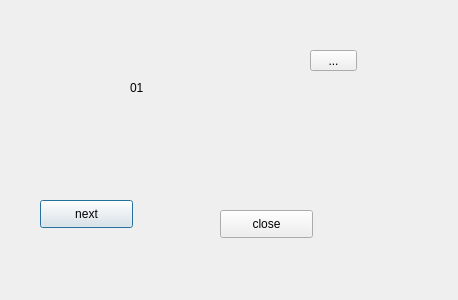
<?xml version="1.0" encoding="UTF-8"?>
<ui version="4.0">
 <class>Dialog</class>
 <widget class="QDialog" name="Dialog">
  <property name="geometry">
   <rect>
    <x>0</x>
    <y>0</y>
    <width>458</width>
    <height>300</height>
   </rect>
  </property>
  <property name="minimumSize">
   <size>
    <width>458</width>
    <height>300</height>
   </size>
  </property>
  <property name="windowTitle">
   <string>Dialog</string>
  </property>
  <widget class="QLabel" name="label">
   <property name="geometry">
    <rect>
     <x>130</x>
     <y>80</y>
     <width>72</width>
     <height>15</height>
    </rect>
   </property>
   <property name="text">
    <string>01</string>
   </property>
  </widget>
  <widget class="QPushButton" name="pushButton">
   <property name="geometry">
    <rect>
     <x>40</x>
     <y>200</y>
     <width>93</width>
     <height>28</height>
    </rect>
   </property>
   <property name="text">
    <string>next</string>
   </property>
  </widget>
  <widget class="QPushButton" name="pushButton_2">
   <property name="geometry">
    <rect>
     <x>220</x>
     <y>210</y>
     <width>93</width>
     <height>28</height>
    </rect>
   </property>
   <property name="text">
    <string>close</string>
   </property>
  </widget>
  <widget class="QToolButton" name="toolButton">
   <property name="geometry">
    <rect>
     <x>310</x>
     <y>50</y>
     <width>47</width>
     <height>21</height>
    </rect>
   </property>
   <property name="toolTip">
    <string>&lt;html&gt;&lt;head/&gt;&lt;body&gt;&lt;p&gt;23333&lt;/p&gt;&lt;p&gt;&lt;br/&gt;&lt;/p&gt;&lt;/body&gt;&lt;/html&gt;</string>
   </property>
   <property name="text">
    <string>...</string>
   </property>
  </widget>
 </widget>
 <layoutdefault spacing="6" margin="11"/>
 <resources/>
 <connections/>
</ui>
